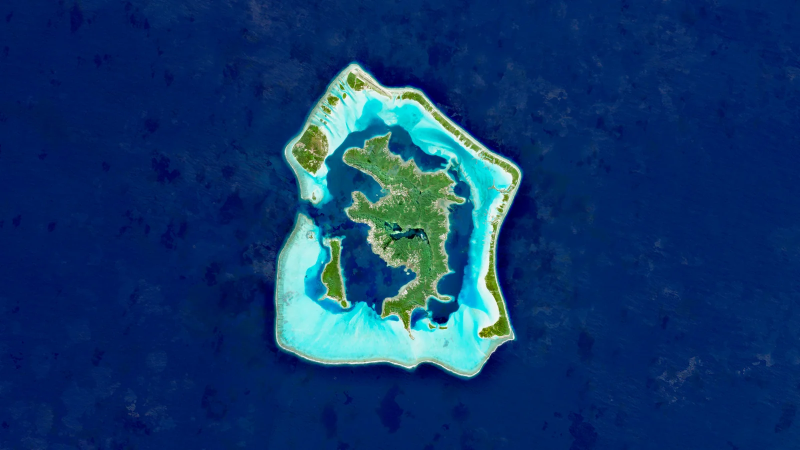
#> input picture assets/examples/MarbleScape_2026-10-05T203835Z_French-Polynesia-Bora-Bora_3dbac8a3181d_1600.webp, 1600 x 900 px (shown at 1/2 size); its folder holds only this picture in this run
$ python -i marblescape_noaa.py   (imports and definitions only)
#> lines starting #> are read from the running program, lines starting #| are printed output that depends on the picture
### marblescape_download_progress.py
"""Thread-safe progress accounting for wallpaper image transfers."""

from __future__ import annotations

from collections import deque
import threading
import time
from marblescape_network import NETWORK_ACTIVITY


READ_CHUNK_SIZE = 64 * 1024
COMPLETED_VISIBILITY_SECONDS = 3.0


class ResponseTooLargeError(RuntimeError):
    """A response exceeds the caller's explicit byte limit."""


class DownloadCancelledError(RuntimeError):
    """The user cancelled the active wallpaper image download."""


# Marks work in progress wherever it is shown (tray menu, profile Status column),
# the same for every image source.
ACTIVITY_SYMBOL = "↻"
# The profile table's symbol column (left of Status) marks a download, Copernicus
# server rendering, a queued background download and the row on screen with their
# own symbols; checking keeps ACTIVITY_SYMBOL.
DOWNLOAD_SYMBOL = "⭳"
RENDER_SYMBOL = "⧉"
QUEUE_SYMBOL = "⋯"
ACTIVE_SYMBOL = "●"
# A failed last attempt; on the row on screen too, where Status reads "ACTIVE · LOST".
FAILURE_SYMBOLS = {"LOST": "⊘", "SOURCE": "☁", "NETWORK": "↯", "UNAVAIL": "⊖"}


def activity_text(text):
    """Prefix a running activity, for example "Fetching new image...", with the shared symbol."""
    return f"{ACTIVITY_SYMBOL} {text}"


class DownloadProgressTracker:
    """Aggregate streamed response bytes for one wallpaper update."""

    def __init__(self, clock=time.monotonic):
        self._clock = clock
        self._lock = threading.RLock()
        self._cancel_event = threading.Event()
        self._generation = 0
        self._reset()

    def _reset(self):
        self._active = False
        self._successful = False
        self._data_coverage = None
        self._warning = ""
        self._cancel_requested = False
        self._cancelled = False
        self._cancellable = False
        self._started_at = 0.0
        self._finished_at = None
        self._expected_requests = None
        self._started_requests = 0
        self._finished_requests = 0
        self._unknown_active = 0
        self._known_total = 0
        self._transferred = 0
        self._samples = deque()
        self._final_speed = 0.0
        self._responses = {}
        self._next_response_id = 0
        self._subject = None
        self._cancel_event.clear()

    # [37 lines left out: functions begin, restart_attempt, set_expected_requests, set_data_coverage, not called in this run]

    def set_warning(self, message):
        with self._lock:
            self._warning = str(message)

    # [170 lines left out: functions request_cancel, raise_if_cancelled, wait_or_raise, seal_cancellation, response_started, advance and 5 more, not called in this run]


DOWNLOAD_PROGRESS = DownloadProgressTracker()


# [54 lines left out: functions response_content_length, read_response, not called in this run]

### marblescape_network.py
"""Cooperative application-wide cancellation for image and catalogue requests."""

from contextlib import contextmanager
import queue
import socket
import threading


class NetworkCancelledError(RuntimeError):
    pass


class _ResponseReader:
    """One daemon reader per response; Windows recv/close can outlive cancellation."""
    # [6 lines left out: function __init__, not called in this run]

    def __getattr__(self, name):
        return getattr(self._response, name)

    # [29 lines left out: functions _run, read, not called in this run]

    def stop(self):
        self._requests.put(None)

    # [4 lines left out: function close, not called in this run]


class NetworkActivity:
    def __init__(self):
        self.event = threading.Event()
        self._lock = threading.Lock()
        self._responses = {}

    def reset(self):
        # Keep the old event set for a connection still finishing in a daemon.
        self.event = threading.Event()

    def check(self):
        if self.event.is_set():
            raise NetworkCancelledError("Network operation cancelled because MarbleScape is stopping.")

    def wait(self, seconds):
        self.event.wait(max(0, seconds))
        self.check()

    # [67 lines left out: functions close_response, cancel, opening, not called in this run]


NETWORK_ACTIVITY = NetworkActivity()
open_response = NETWORK_ACTIVITY.opening

### marblescape_noaa.py
"""NOAA STAR still-image catalogues and downloads for MarbleScape.

The public HTML catalogues are the authority for regions and products. Image
directories are the authority for the newest available *requested* resolution.
No undocumented image URLs, satellite fallbacks, animations or API keys are used.
"""

from __future__ import annotations

import copy
import datetime as dt
import http.client
import io
import math
import re
import threading
import time
import urllib.error
import urllib.parse
import urllib.request
import zipfile
from concurrent.futures import Future, ThreadPoolExecutor, as_completed
from html.parser import HTMLParser

from PIL import Image, ImageColor, JpegImagePlugin

from marblescape_download_progress import DOWNLOAD_PROGRESS, ResponseTooLargeError, read_response
from marblescape_network import NETWORK_ACTIVITY, open_response

BASE_URL = "https://www.star.nesdis.noaa.gov/goes/"
CDN_HOST = "cdn.star.nesdis.noaa.gov"
ALLOWED_HOSTS = frozenset(("www.star.nesdis.noaa.gov", CDN_HOST))
PROVIDERS = ("goes_east", "goes_west", "solar")
MAX_HTML_BYTES = 64 * 1024 * 1024
MAX_IMAGE_BYTES = 192 * 1024 * 1024
MAX_SOURCE_PIXELS = 500_000_000  # NOAA's 21696 x 21696 full disk is supported.
MAX_DECODE_PIXELS = 64_000_000
MAX_OUTPUT_PIXELS = 33_554_432
PRODUCT_CATALOGUE_TTL = 24 * 60 * 60
# NOAA's temporary storm views; they start, end and are renamed within hours.
STORM_CATEGORY = "Active storms"
AREA_CATEGORY_ORDER = {"Full Disk": 0, "CONUS / PACUS": 1, "Regions": 2, "Mesoscale": 3,
                       "Mesoscale locations": 4, "Weather Forecast Offices": 5, STORM_CATEGORY: 6}
# The area categories read from their own index pages, after the GOES index.
INDEXED_CATEGORIES = frozenset(("Mesoscale locations", "Weather Forecast Offices", STORM_CATEGORY))


# One Active storms entry that shows the strongest current storm of its satellite.
STRONGEST_STORM_ID = "storm_strongest"
STRONGEST_STORM_LABEL = "Strongest active storm"
# The strongest storm is chosen at most hourly, like the storm list check: reading
# every storm page takes NOAA about half a minute. A failed choice is renewed at once.
STRONGEST_STORM_TTL = 60 * 60
# While NOAA's storm pages fail, an earlier choice is kept and the list read again after this.
STRONGEST_STORM_RETRY = 10 * 60


# [29 lines left out: functions sorted_areas, storm_rank, strongest_storm, not called in this run]


def strongest_storm_entry():
    return {"id": STRONGEST_STORM_ID, "label": STRONGEST_STORM_LABEL, "category": STORM_CATEGORY}


# [17 lines left out: function _linked_areas, not called in this run]
# Bump when catalogue rules change so cached catalogues are rebuilt once.
# 2: products are named by their own section heading, not the previous one.
CATALOGUE_VERSION = 2
_SIZE = re.compile(r"-(\d{2,5}x\d{2,5})\.(?:jpe?g|png)(?:\.zip)?$", re.I)
_DATE = re.compile(r"^(\d{11}|\d{13}|\d{14})_GOES(\d{2})-", re.I)


class NOAAError(RuntimeError):
    """A NOAA response cannot be safely or unambiguously used."""


class UnavailableError(NOAAError):
    """The selected source, region, product or size is not currently available."""


class SelectionLostError(UnavailableError):
    """The provider no longer lists the saved area, product or size (shown as LOST)."""


# [6 lines left out: function _checked_url, not called in this run]


class _Redirects(urllib.request.HTTPRedirectHandler):
    def redirect_request(self, req, fp, code, msg, headers, newurl):
        _checked_url(newurl)
        return super().redirect_request(req, fp, code, msg, headers, newurl)


class _Document(HTMLParser):
    """Collect actual HTML attributes, including WFO's hidden still-image inputs."""

    # [84 lines left out: functions __init__, handle_starttag, handle_data, handle_endtag, _document, _timestamp and 1 more, not called in this run]


def _resolution_key(value):
    width, height = map(int, value.split("x"))
    return width * height, width, height


# [97 lines left out: functions _time_key, _area_from_link, _in_area, _product_label, _parse_products, not called in this run]


class NOAAClient:
    """Thread-safe, bounded HTTP client for GOES-East, GOES-West and SUVI.

    Catalogues are cached in memory. A region refresh discovers changed active
    mesoscale slots/storms; WFO ownership is verified from actual image names.
    Public methods return independent dictionaries safe for UI worker threads.
    """

    def __init__(self, timeout=90, user_agent="MarbleScape/NOAA"):
        self.timeout = max(1, min(float(timeout), 180))
        self.user_agent = str(user_agent)
        self._lock = threading.RLock()
        self._discovery_lock = threading.RLock()
        self._satellites = {}
        self._base_areas = {}
        self._base_time = 0.0
        self._areas = {}
        self._areas_time = 0.0
        self._products = {}
        self._product_pages = {}
        self._classified = {}
        self._directories = {}
        # The strongest storm per GOES side: {side: (chosen at, storm area or None,
        # choice number)}; the number tells a choice made before a check.
        self._strongest = {}
        self._strongest_serial = 0
        self._inflight = {}
        self._refresh_future = None
        self._refresh_listeners = []
        self._refresh_status = {"running": False, "done": 0, "total": 0, "message": "", "error": ""}
        self._catalogue_errors = []
        self.catalogue_warning = ""
        # What the last area discovery could not read: categories whose index page
        # failed and areas whose own page failed. The catalogue cache keeps its
        # entries for these instead of dropping them.
        self.catalogue_missing_categories = frozenset()
        self.catalogue_failed_areas = frozenset()

    # [113 lines left out: functions _coordinated, _request, _html, _ensure_base, _ensure_base_impl, not called in this run]

    def _classify_area(self, area, refresh=False):
        return self._coordinated(("classify", area["url"]), lambda: self._classify_area_impl(area, refresh))

    # [340 lines left out: functions _classify_area_impl, list_areas, _list_areas_impl, list_storms, known_catalogue, _solar_area and 5 more, not called in this run]

    def _directory_images(self, directory):
        return self._coordinated(("directory", directory), lambda: self._directory_images_impl(directory))

    # [219 lines left out: functions _directory_images_impl, latest, _forget_strongest, _latest, catalogue_refresh_status, _call_progress and 3 more, not called in this run]

    def fetch_image(self, frame, output_size, fit_mode="fit", zoom=1.0, background="#000000"):
        """Download a timestamped still, safely decode, and return an RGB PNG."""
        url = frame.get("url", "")
        identity = _image_identity(url)
        if identity is None:
            raise NOAAError("Only timestamped NOAA JPEG and PNG still images are supported.")
        for key in ("satellite", "product", "resolution", "timestamp"):
            if frame.get(key) != identity[key]:
                raise NOAAError("NOAA frame identity does not match its image URL.")
        try:
            width, height = (int(value) for value in output_size)
            zoom = float(zoom)
            color = ImageColor.getrgb(background)
        except (TypeError, ValueError) as exc:
            raise NOAAError("Invalid output size, zoom or background color.") from exc
        if width <= 0 or height <= 0 or width * height > MAX_OUTPUT_PIXELS or max(width, height) > 32768:
            raise NOAAError("The requested desktop image is too large or has invalid dimensions.")
        if fit_mode not in ("fit", "crop") or not math.isfinite(zoom) or not 0.05 <= zoom <= 20:
            raise NOAAError("The image fit mode or zoom is invalid.")
        body, _ = self._request(url, MAX_IMAGE_BYTES, track=True)
        if url.lower().endswith(".zip"):
            body = _unpack_still(body, url.rsplit("/", 1)[-1][:-4])
        return _render_still(body, (width, height), identity["resolution"], fit_mode, zoom, color)


# [19 lines left out: function _unpack_still, not called in this run]


# A JPEG is decoded at most about this many pixels per side larger than needed
# (libjpeg's reduced decoding); Settings uses it for the sharp zoom limit.
JPEG_DRAFT_LIMIT = 4000


# [47 lines left out: function _render_still, not called in this run]

>>> import cv2
>>> picture = cv2.imread('assets/examples/MarbleScape_2026-10-05T203835Z_French-Polynesia-Bora-Bora_3dbac8a3181d_1600.webp', cv2.IMREAD_GRAYSCALE)
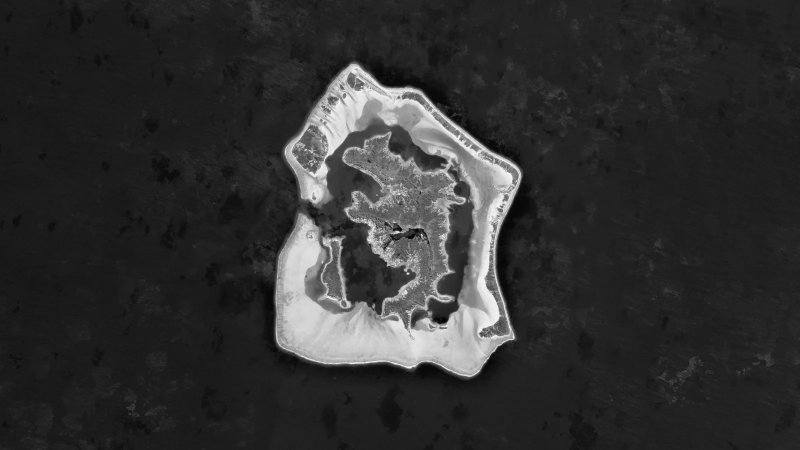
#> picture: shape (900, 1600) (shown at 1/2 size); min 0, max 254, mean 48.4
>>> result = NOAAClient().fetch_image(picture, 'out.png')
#> (the run stopped early here; a loop or call above may not have finished)
